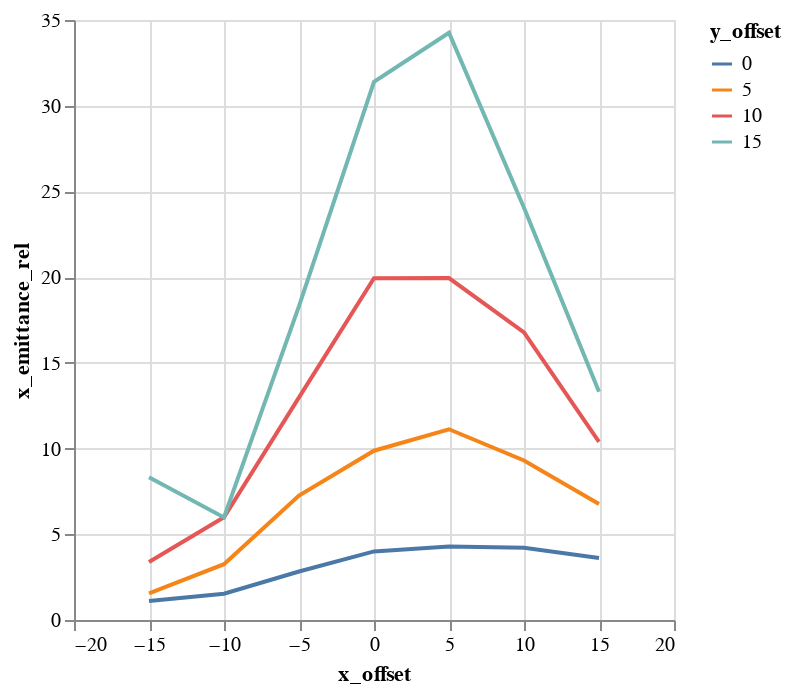

Here is the notebook cell this chart was saved with:
### Code cell
alt.Chart(emit_df).mark_line().encode(
    color='y_offset:N',
    x='x_offset',
    y='x_emittance_rel',
)

### Figure 1 — Vega-Lite specification as saved in the notebook (floating-point values rounded to 4 significant figures)
{"$schema": "https://vega.github.io/schema/vega-lite/v1.2.1.json", "data": {"values": [{"losses": 0, "relbeta": 0.002308, "sourceID": 16777222, "sourceName": "x_-15_y_0", "x_emittance": 1.787, "x_emittance_rel": 1.102, "x_norm_emittance": 0.004125, "x_offset": -15, "y_emittance": 1.746, "y_emittance_rel": 1.111, "y_norm_emittance": 0.004031, "y_offset": 0}, {"losses": 0, "relbeta": 0.002308, "sourceID": 16777229, "sourceName": "x_-15_y_5", "x_emittance": 2.47, "x_emittance_rel": 1.55, "x_norm_emittance": 0.005701, "x_offset": -15, "y_emittance": 3.104, "y_emittance_rel": 1.948, "y_norm_emittance": 0.007166, "y_offset": 5}, {"losses": 0, "relbeta": 0.002308, "sourceID": 16777236, "sourceName": "x_-15_y_10", "x_emittance": 5.476, "x_emittance_rel": 3.386, "x_norm_emittance": 0.01264, "x_offset": -15, "y_emittance": 5.574, "y_emittance_rel": 3.491, "y_norm_emittance": 0.01287, "y_offset": 10}, {"losses": 1, "relbeta": 0.002308, "sourceID": 16777243, "sourceName": "x_-15_y_15", "x_emittance": 13.92, "x_emittance_rel": 8.329, "x_norm_emittance": 0.03213, "x_offset": -15, "y_emittance": 13.26, "y_emittance_rel": 7.98, "y_norm_emittance": 0.03061, "y_offset": 15}, {"losses": 0, "relbeta": 0.002308, "sourceID": 16777220, "sourceName": "x_-10_y_0", "x_emittance": 2.445, "x_emittance_rel": 1.535, "x_norm_emittance": 0.005643, "x_offset": -10, "y_emittance": 2.569, "y_emittance_rel": 1.655, "y_norm_emittance": 0.005931, "y_offset": 0}, {"losses": 0, "relbeta": 0.002308, "sourceID": 16777227, "sourceName": "x_-10_y_5", "x_emittance": 5.252, "x_emittance_rel": 3.256, "x_norm_emittance": 0.01212, "x_offset": -10, "y_emittance": 5.916, "y_emittance_rel": 3.744, "y_norm_emittance": 0.01366, "y_offset": 5}, {"losses": 0, "relbeta": 0.002308, "sourceID": 16777234, "sourceName": "x_-10_y_10", "x_emittance": 8.908, "x_emittance_rel": 5.992, "x_norm_emittance": 0.02056, "x_offset": -10, "y_emittance": 11.18, "y_emittance_rel": 6.714, "y_norm_emittance": 0.02581, "y_offset": 10}, {"losses": 4, "relbeta": 0.002308, "sourceID": 16777241, "sourceName": "x_-10_y_15", "x_emittance": 8.677, "x_emittance_rel": 5.985, "x_norm_emittance": 0.02003, "x_offset": -10, "y_emittance": 13.06, "y_emittance_rel": 7.99, "y_norm_emittance": 0.03014, "y_offset": 15}, {"losses": 0, "relbeta": 0.002308, "sourceID": 16777218, "sourceName": "x_-5_y_0", "x_emittance": 4.741, "x_emittance_rel": 2.828, "x_norm_emittance": 0.01095, "x_offset": -5, "y_emittance": 5.465, "y_emittance_rel": 3.182, "y_norm_emittance": 0.01262, "y_offset": 0}, {"losses": 0, "relbeta": 0.002308, "sourceID": 16777225, "sourceName": "x_-5_y_5", "x_emittance": 11.06, "x_emittance_rel": 7.259, "x_norm_emittance": 0.02553, "x_offset": -5, "y_emittance": 10.95, "y_emittance_rel": 6.736, "y_norm_emittance": 0.02528, "y_offset": 5}, {"losses": 0, "relbeta": 0.002308, "sourceID": 16777232, "sourceName": "x_-5_y_10", "x_emittance": 19.63, "x_emittance_rel": 12.99, "x_norm_emittance": 0.04531, "x_offset": -5, "y_emittance": 21.89, "y_emittance_rel": 14.17, "y_norm_emittance": 0.05054, "y_offset": 10}, {"losses": 4, "relbeta": 0.002308, "sourceID": 16777239, "sourceName": "x_-5_y_15", "x_emittance": 30.97, "x_emittance_rel": 18.31, "x_norm_emittance": 0.0715, "x_offset": -5, "y_emittance": 32.62, "y_emittance_rel": 21.68, "y_norm_emittance": 0.07531, "y_offset": 15}, {"losses": 0, "relbeta": 0.002308, "sourceID": 16777216, "sourceName": "x_0_y_0", "x_emittance": 6.162, "x_emittance_rel": 4.001, "x_norm_emittance": 0.01422, "x_offset": 0, "y_emittance": 6.62, "y_emittance_rel": 4.308, "y_norm_emittance": 0.01528, "y_offset": 0}, {"losses": 0, "relbeta": 0.002308, "sourceID": 16777223, "sourceName": "x_0_y_5", "x_emittance": 15.21, "x_emittance_rel": 9.875, "x_norm_emittance": 0.03512, "x_offset": 0, "y_emittance": 15.27, "y_emittance_rel": 9.948, "y_norm_emittance": 0.03525, "y_offset": 5}, {"losses": 0, "relbeta": 0.002308, "sourceID": 16777230, "sourceName": "x_0_y_10", "x_emittance": 27.98, "x_emittance_rel": 19.94, "x_norm_emittance": 0.06458, "x_offset": 0, "y_emittance": 31.17, "y_emittance_rel": 21.13, "y_norm_emittance": 0.07195, "y_offset": 10}, {"losses": 3, "relbeta": 0.002308, "sourceID": 16777237, "sourceName": "x_0_y_15", "x_emittance": 55.51, "x_emittance_rel": 31.4, "x_norm_emittance": 0.1281, "x_offset": 0, "y_emittance": 58.74, "y_emittance_rel": 36.43, "y_norm_emittance": 0.1356, "y_offset": 15}, {"losses": 0, "relbeta": 0.002308, "sourceID": 16777217, "sourceName": "x_5_y_0", "x_emittance": 6.649, "x_emittance_rel": 4.29, "x_norm_emittance": 0.01535, "x_offset": 5, "y_emittance": 7.324, "y_emittance_rel": 4.374, "y_norm_emittance": 0.01691, "y_offset": 0}, {"losses": 0, "relbeta": 0.002308, "sourceID": 16777224, "sourceName": "x_5_y_5", "x_emittance": 17.83, "x_emittance_rel": 11.13, "x_norm_emittance": 0.04115, "x_offset": 5, "y_emittance": 17.16, "y_emittance_rel": 11.65, "y_norm_emittance": 0.03961, "y_offset": 5}, {"losses": 0, "relbeta": 0.002308, "sourceID": 16777231, "sourceName": "x_5_y_10", "x_emittance": 29.17, "x_emittance_rel": 19.94, "x_norm_emittance": 0.06733, "x_offset": 5, "y_emittance": 29.85, "y_emittance_rel": 18.73, "y_norm_emittance": 0.06891, "y_offset": 10}, {"losses": 2, "relbeta": 0.002308, "sourceID": 16777238, "sourceName": "x_5_y_15", "x_emittance": 54.75, "x_emittance_rel": 34.25, "x_norm_emittance": 0.1264, "x_offset": 5, "y_emittance": 59.58, "y_emittance_rel": 37.85, "y_norm_emittance": 0.1375, "y_offset": 15}, {"losses": 0, "relbeta": 0.002308, "sourceID": 16777219, "sourceName": "x_10_y_0", "x_emittance": 6.41, "x_emittance_rel": 4.219, "x_norm_emittance": 0.0148, "x_offset": 10, "y_emittance": 6.354, "y_emittance_rel": 3.974, "y_norm_emittance": 0.01467, "y_offset": 0}, {"losses": 0, "relbeta": 0.002308, "sourceID": 16777226, "sourceName": "x_10_y_5", "x_emittance": 13.47, "x_emittance_rel": 9.306, "x_norm_emittance": 0.0311, "x_offset": 10, "y_emittance": 13.22, "y_emittance_rel": 8.773, "y_norm_emittance": 0.03051, "y_offset": 5}, {"losses": 0, "relbeta": 0.002308, "sourceID": 16777233, "sourceName": "x_10_y_10", "x_emittance": 29.24, "x_emittance_rel": 16.78, "x_norm_emittance": 0.06751, "x_offset": 10, "y_emittance": 27.74, "y_emittance_rel": 17.2, "y_norm_emittance": 0.06404, "y_offset": 10}, {"losses": 0, "relbeta": 0.002308, "sourceID": 16777240, "sourceName": "x_10_y_15", "x_emittance": 37.83, "x_emittance_rel": 24.05, "x_norm_emittance": 0.08732, "x_offset": 10, "y_emittance": 39.1, "y_emittance_rel": 25.87, "y_norm_emittance": 0.09027, "y_offset": 15}, {"losses": 0, "relbeta": 0.002308, "sourceID": 16777221, "sourceName": "x_15_y_0", "x_emittance": 5.423, "x_emittance_rel": 3.619, "x_norm_emittance": 0.01252, "x_offset": 15, "y_emittance": 3.807, "y_emittance_rel": 2.412, "y_norm_emittance": 0.008788, "y_offset": 0}, {"losses": 0, "relbeta": 0.002308, "sourceID": 16777228, "sourceName": "x_15_y_5", "x_emittance": 10.64, "x_emittance_rel": 6.768, "x_norm_emittance": 0.02456, "x_offset": 15, "y_emittance": 9.208, "y_emittance_rel": 6.199, "y_norm_emittance": 0.02126, "y_offset": 5}, {"losses": 0, "relbeta": 0.002308, "sourceID": 16777235, "sourceName": "x_15_y_10", "x_emittance": 16.86, "x_emittance_rel": 10.39, "x_norm_emittance": 0.03893, "x_offset": 15, "y_emittance": 16.74, "y_emittance_rel": 10.36, "y_norm_emittance": 0.03865, "y_offset": 10}, {"losses": 1, "relbeta": 0.002308, "sourceID": 16777242, "sourceName": "x_15_y_15", "x_emittance": 20.17, "x_emittance_rel": 13.31, "x_norm_emittance": 0.04655, "x_offset": 15, "y_emittance": 20.24, "y_emittance_rel": 12.75, "y_norm_emittance": 0.04673, "y_offset": 15}]}, "encoding": {"color": {"field": "y_offset", "type": "nominal"}, "x": {"field": "x_offset", "type": "quantitative"}, "y": {"field": "x_emittance_rel", "type": "quantitative"}}, "mark": "line"}
